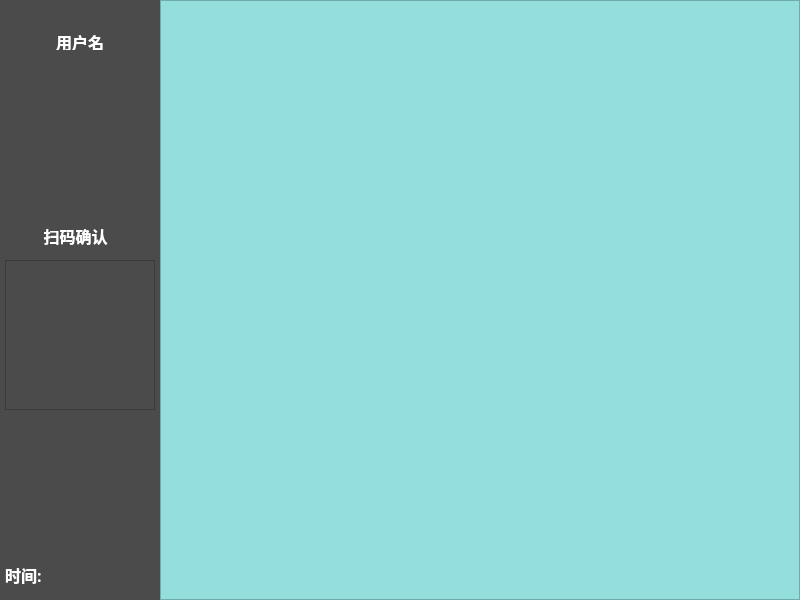
<?xml version="1.0" encoding="UTF-8"?>
<ui version="4.0">
 <class>Chat</class>
 <widget class="QWidget" name="Chat">
  <property name="windowModality">
   <enum>Qt::WindowModal</enum>
  </property>
  <property name="geometry">
   <rect>
    <x>0</x>
    <y>0</y>
    <width>800</width>
    <height>600</height>
   </rect>
  </property>
  <property name="sizePolicy">
   <sizepolicy hsizetype="Preferred" vsizetype="Preferred">
    <horstretch>1</horstretch>
    <verstretch>1</verstretch>
   </sizepolicy>
  </property>
  <property name="minimumSize">
   <size>
    <width>800</width>
    <height>600</height>
   </size>
  </property>
  <property name="maximumSize">
   <size>
    <width>800</width>
    <height>600</height>
   </size>
  </property>
  <property name="baseSize">
   <size>
    <width>300</width>
    <height>500</height>
   </size>
  </property>
  <property name="font">
   <font>
    <family>冬青黑体简体中文 W3</family>
   </font>
  </property>
  <property name="mouseTracking">
   <bool>true</bool>
  </property>
  <property name="windowTitle">
   <string>自动聊天工具</string>
  </property>
  <property name="windowIcon">
   <iconset>
    <normaloff>chat.png</normaloff>chat.png</iconset>
  </property>
  <property name="toolTip">
   <string extracomment="你好"/>
  </property>
  <property name="toolTipDuration">
   <number>1</number>
  </property>
  <property name="autoFillBackground">
   <bool>false</bool>
  </property>
  <property name="styleSheet">
   <string notr="true">background-color: rgb(75, 75, 75);</string>
  </property>
  <widget class="QLabel" name="label">
   <property name="geometry">
    <rect>
     <x>40</x>
     <y>220</y>
     <width>71</width>
     <height>31</height>
    </rect>
   </property>
   <property name="font">
    <font>
     <family>冬青黑体简体中文 W3</family>
     <pointsize>12</pointsize>
     <weight>75</weight>
     <bold>true</bold>
    </font>
   </property>
   <property name="styleSheet">
    <string notr="true">color: rgb(255, 255, 255);</string>
   </property>
   <property name="text">
    <string>扫码确认</string>
   </property>
   <property name="textFormat">
    <enum>Qt::PlainText</enum>
   </property>
   <property name="alignment">
    <set>Qt::AlignCenter</set>
   </property>
  </widget>
  <widget class="QGraphicsView" name="graphicsView">
   <property name="geometry">
    <rect>
     <x>5</x>
     <y>260</y>
     <width>150</width>
     <height>150</height>
    </rect>
   </property>
   <property name="layoutDirection">
    <enum>Qt::LeftToRight</enum>
   </property>
   <property name="styleSheet">
    <string notr="true">border-color: rgb(255, 0, 127);</string>
   </property>
  </widget>
  <widget class="QLabel" name="UserName">
   <property name="geometry">
    <rect>
     <x>30</x>
     <y>30</y>
     <width>100</width>
     <height>20</height>
    </rect>
   </property>
   <property name="font">
    <font>
     <family>冬青黑体简体中文 W3</family>
     <pointsize>12</pointsize>
     <weight>75</weight>
     <bold>true</bold>
    </font>
   </property>
   <property name="styleSheet">
    <string notr="true">color: rgb(255, 255, 255);</string>
   </property>
   <property name="text">
    <string>用户名</string>
   </property>
   <property name="textFormat">
    <enum>Qt::RichText</enum>
   </property>
   <property name="alignment">
    <set>Qt::AlignCenter</set>
   </property>
  </widget>
  <widget class="QListView" name="listView">
   <property name="geometry">
    <rect>
     <x>160</x>
     <y>0</y>
     <width>640</width>
     <height>600</height>
    </rect>
   </property>
   <property name="styleSheet">
    <string notr="true">background-color: rgb(148, 222, 222);</string>
   </property>
  </widget>
  <widget class="QLabel" name="Time">
   <property name="geometry">
    <rect>
     <x>5</x>
     <y>560</y>
     <width>150</width>
     <height>30</height>
    </rect>
   </property>
   <property name="font">
    <font>
     <family>冬青黑体简体中文 W3</family>
     <pointsize>12</pointsize>
     <weight>75</weight>
     <bold>true</bold>
    </font>
   </property>
   <property name="styleSheet">
    <string notr="true">color: rgb(255, 255, 255);</string>
   </property>
   <property name="text">
    <string>时间:</string>
   </property>
   <property name="textFormat">
    <enum>Qt::RichText</enum>
   </property>
   <property name="alignment">
    <set>Qt::AlignLeading|Qt::AlignLeft|Qt::AlignVCenter</set>
   </property>
  </widget>
 </widget>
 <resources/>
 <connections/>
</ui>
